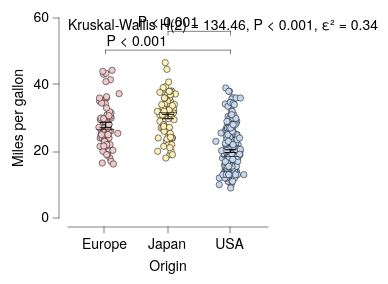

Vega-Lite specification for this chart:
### Vega-Lite specification from a JSON file in a GitHub repository (floating-point values rounded to 4 significant figures; data arrays with more than 128 entries replaced by an {"elided": "..."} marker saying what was removed)
{"background": null, "config": {"arc": {"fill": "#DBDBDB", "fillOpacity": 1.0, "innerRadius": 25.0, "padAngle": 0.03, "stroke": "black", "strokeOpacity": 1, "strokeWidth": 0.25}, "area": {"fill": "#DBDBDB", "fillOpacity": 1.0, "stroke": "black", "strokeOpacity": 1, "strokeWidth": 0.25}, "axis": {"domain": true, "domainCap": "round", "domainColor": "black", "domainWidth": 0.25, "grid": false, "gridCap": "round", "gridColor": "#F1F1F1", "gridDash": [0, 0], "gridOpacity": 1.0, "gridWidth": 0.25, "labelColor": "black", "labelFont": "HelveticaNeue", "labelFontSize": 7, "labelFontStyle": "normal", "labelFontWeight": 400, "offset": 4.5, "ticks": true, "tickCap": "round", "tickColor": "black", "tickSize": 3, "tickWidth": 0.25, "titleColor": "black", "titleFont": "HelveticaNeue", "titleFontSize": 7, "titleFontStyle": "normal", "titleFontWeight": 400}, "axisX": {"domain": true, "labelAlign": "center", "labelAngle": 0, "labels": true, "ticks": true, "translate": 0}, "axisY": {"domain": true, "labelAlign": "right", "labelAngle": 0, "labels": true, "ticks": true, "translate": 0}, "axisRight": {"domain": true, "labelAlign": "left", "labelAngle": 0, "labels": true, "ticks": true, "translate": 0}, "axisTop": {"domain": true, "labelAlign": "center", "labelAngle": 0, "labels": true, "ticks": true, "translate": 0}, "bar": {"fill": "#DBDBDB", "fillOpacity": 1.0, "stroke": "black", "strokeOpacity": 1, "strokeWidth": 0.25}, "boxplot": {"size": 9.0, "ticks": {"cornerRadius": 0.25, "fill": "black", "size": 4.5, "thickness": 0.25}, "box": {"fillOpacity": 1.0, "stroke": "black", "strokeOpacity": 1, "strokeWidth": 0.25}, "median": {"fill": "black", "fillOpacity": 1.0, "size": 9.0, "thickness": 0.25}, "rule": {"fill": "black", "fillOpacity": 1.0, "size": 10.0, "stroke": "black", "strokeDash": [0, 0], "strokeOpacity": 1, "strokeWidth": 0.25}, "outliers": {"color": "black", "fill": "black", "fillOpacity": 1.0, "size": 0, "stroke": "black", "strokeOpacity": 1, "strokeWidth": 0.25}}, "circle": {"fill": "black", "fillOpacity": 1.0, "size": 0.5, "stroke": "black", "strokeOpacity": 1, "strokeWidth": 0.25}, "errorband": {"band": {"fillOpacity": 0.6, "stroke": null, "strokeWidth": 0.25, "strokeOpacity": 1}, "borders": {"opacity": 0, "strokeOpacity": 0.25, "strokeWidth": 1}}, "errorbar": {"opacity": 1, "rule": {"strokeDash": [0, 0], "strokeWidth": 0.5}, "ticks": {"color": "black", "cornerRadius": 0.25, "opacity": 1, "size": 6.0, "thickness": 0.5}, "thickness": 0.5}, "font": "HelveticaNeue", "geoshape": {"fill": "#DBDBDB", "fillOpacity": 1.0, "stroke": "black", "strokeOpacity": 1, "strokeWidth": 0.25}, "header": {"labelColor": "black", "labelFont": "HelveticaNeue", "labelFontSize": 7, "labelFontStyle": "normal", "labelFontWeight": 400, "titleColor": "black", "titleFont": "HelveticaNeue", "titleFontSize": 7, "titleFontStyle": "normal", "titleFontWeight": 400, "titlePadding": 0}, "legend": {"disable": false, "offset": 4.5, "gradientLength": 50.0, "gradientThickness": 5.0, "gradientOpacity": 1.0, "gradientStrokeColor": "black", "gradientStrokeWidth": 0.25, "labelColor": "black", "labelFont": "HelveticaNeue", "labelFontSize": 7, "labelFontStyle": "normal", "labelFontWeight": 400, "strokeColor": "black", "strokeWidth": 0, "symbolSize": 42, "symbolStrokeColor": "black", "symbolStrokeWidth": 0.25, "titleColor": "black", "titleFont": "HelveticaNeue", "titleFontSize": 7, "titleFontStyle": "normal", "titleFontWeight": 400}, "line": {"color": "black", "stroke": "black", "strokeCap": "round", "strokeDash": [0, 0], "strokeOpacity": 1, "strokeWidth": 0.375}, "point": {"filled": true, "fill": "#DBDBDB", "fillOpacity": 1.0, "size": 5.0, "stroke": "black", "strokeOpacity": 1, "strokeWidth": 0.25}, "range": {"category": ["#C6D9F1", "#F1C9CB", "#FEF0B9", "#CEE37A", "#7AA8E0", "#E589A3", "#FDDD5D", "#68B961", "#4177B1", "#C35082", "#E5C227", "#438156"], "diverging": {"scheme": ["#C35082", "#CE6D94", "#D989A7", "#E2A4BA", "#EABFCE", "#F1DBE2", "#F6F6F6", "#D7E0EB", "#B9CBE0", "#9BB6D5", "#7DA1C9", "#5F8CBD", "#4177B1"]}, "heatmap": {"scheme": ["#DFE9F7", "#C6D9F1", "#ADC8EC", "#94B8E6", "#7AA8E0", "#6097DA", "#4D87CA", "#4177B1", "#386898", "#2F597F", "#264A69", "#1D3A58"]}, "ordinal": {"scheme": ["#F1F1F1", "#DBDBDB", "#C6C6C6", "#B2B2B2", "#9D9D9D", "#898989", "#767676", "#636363", "#515151", "#404040", "#2F2F2F", "#1F1F1F"]}, "ramp": {"scheme": ["#DFE9F7", "#C6D9F1", "#ADC8EC", "#94B8E6", "#7AA8E0", "#6097DA", "#4D87CA", "#4177B1", "#386898", "#2F597F", "#264A69", "#1D3A58"]}}, "rule": {"color": "black", "stroke": "black", "strokeCap": "round", "strokeDash": [2, 2], "strokeOpacity": 1, "strokeWidth": 0.25}, "scale": {"bandPaddingInner": 0.1, "bandPaddingOuter": 0.1, "round": false}, "rect": {"fill": "#DBDBDB", "fillOpacity": 1.0, "stroke": "black", "strokeOpacity": 1, "strokeWidth": 0.25}, "square": {"fill": "#DBDBDB", "fillOpacity": 1.0, "size": 10.0, "stroke": "black", "strokeOpacity": 1, "strokeWidth": 0.25}, "text": {"color": "black", "font": "HelveticaNeue", "fontSize": 7, "fontStyle": "normal", "fontWeight": 400}, "title": {"anchor": "middle", "frame": "group", "color": "black", "font": "HelveticaNeue", "fontSize": 7, "fontStyle": "normal", "fontWeight": 400, "subtitleColor": "black", "subtitleFont": "HelveticaNeue", "subtitleFontSize": "HelveticaNeue", "subtitleFontStyle": "normal", "subtitleFontWeight": 400}, "view": {"continuousWidth": 100, "continuousHeight": 100, "discreteWidth": 100, "discreteHeight": 100, "fill": null, "stroke": null, "strokeWidth": 0.25}}, "layer": [{"data": {"name": "data-5a85ede2053d4aec77293cfb476ae07b"}, "mark": {"type": "circle", "opacity": 1.0, "size": 10.0}, "encoding": {"color": {"field": "Origin", "legend": null, "sort": ["USA", "Europe", "Japan"], "title": null, "type": "nominal"}, "x": {"axis": {}, "field": "Origin", "sort": ["USA", "Europe", "Japan"], "title": "Origin", "type": "nominal"}, "xOffset": {"field": "jitter_x", "scale": {"domain": [-7.33, 7.33], "range": [5.17, 19.83]}, "type": "quantitative"}, "y": {"field": "Miles_per_Gallon", "title": "Miles per gallon", "type": "quantitative"}}}, {"data": {"name": "data-f54b1fb31dc573b7638e45cb2b4c427f"}, "mark": {"type": "errorbar"}, "encoding": {"x": {"axis": {}, "field": "Origin", "sort": ["USA", "Europe", "Japan"], "title": "Origin", "type": "nominal"}, "y": {"field": "__mean", "title": "Miles per gallon", "type": "quantitative"}, "yError": {"field": "__error"}}}, {"data": {"name": "data-5a85ede2053d4aec77293cfb476ae07b"}, "mark": {"type": "boxplot", "box": {"fillOpacity": 0, "strokeOpacity": 0}, "outliers": {"opacity": 0}, "rule": {"strokeOpacity": 0}, "ticks": false}, "encoding": {"x": {"axis": {}, "field": "Origin", "sort": ["USA", "Europe", "Japan"], "title": "Origin", "type": "nominal"}, "y": {"field": "Miles_per_Gallon", "title": "Miles per gallon", "type": "quantitative"}}}, {"layer": [{"data": {"name": "data-679edc1677894b30ad1864269922c358"}, "mark": {"type": "text", "align": "left", "angle": 0, "baseline": "top", "dx": 0, "dy": 0, "fontSize": 7, "opacity": 1.0}, "encoding": {"text": {"field": "__text", "type": "nominal"}, "x": {"value": 0}, "y": {"value": 0}}}, {"layer": [{"data": {"values": [{"x": "USA", "x2": "Europe", "y": 50.36, "__dysonsphere__": 1}]}, "mark": {"type": "rule", "strokeCap": "round", "strokeDash": [0, 0], "strokeWidth": 0.25}, "encoding": {"x": {"field": "x", "type": "nominal"}, "x2": {"field": "x2"}, "y": {"field": "y", "type": "quantitative"}}}, {"data": {"values": [{"x": "USA", "y": 50.36, "y2": 49.23, "__dysonsphere__": 1}]}, "mark": {"type": "rule", "strokeCap": "round", "strokeDash": [0, 0], "strokeWidth": 0.25}, "encoding": {"x": {"field": "x", "type": "nominal"}, "y": {"field": "y", "type": "quantitative"}, "y2": {"field": "y2"}}}, {"data": {"values": [{"x": "Europe", "y": 50.36, "y2": 49.23, "__dysonsphere__": 1}]}, "mark": {"type": "rule", "strokeCap": "round", "strokeDash": [0, 0], "strokeWidth": 0.25}, "encoding": {"x": {"field": "x", "type": "nominal"}, "y": {"field": "y", "type": "quantitative"}, "y2": {"field": "y2"}}}, {"data": {"values": [{"y": 50.36, "label": "P < 0.001", "__dysonsphere__": 1}]}, "mark": {"type": "text", "align": "center", "dy": -4, "fontSize": 7}, "encoding": {"text": {"field": "label", "type": "nominal"}, "x": {"value": 34.38}, "y": {"field": "y", "type": "quantitative"}}}]}, {"layer": [{"data": {"values": [{"x": "USA", "x2": "Japan", "y": 56.0, "__dysonsphere__": 1}]}, "mark": {"type": "rule", "strokeCap": "round", "strokeDash": [0, 0], "strokeWidth": 0.25}, "encoding": {"x": {"field": "x", "type": "nominal"}, "x2": {"field": "x2"}, "y": {"field": "y", "type": "quantitative"}}}, {"data": {"values": [{"x": "USA", "y": 56.0, "y2": 54.87, "__dysonsphere__": 1}]}, "mark": {"type": "rule", "strokeCap": "round", "strokeDash": [0, 0], "strokeWidth": 0.25}, "encoding": {"x": {"field": "x", "type": "nominal"}, "y": {"field": "y", "type": "quantitative"}, "y2": {"field": "y2"}}}, {"data": {"values": [{"x": "Japan", "y": 56.0, "y2": 54.87, "__dysonsphere__": 1}]}, "mark": {"type": "rule", "strokeCap": "round", "strokeDash": [0, 0], "strokeWidth": 0.25}, "encoding": {"x": {"field": "x", "type": "nominal"}, "y": {"field": "y", "type": "quantitative"}, "y2": {"field": "y2"}}}, {"data": {"values": [{"y": 56.0, "label": "P < 0.001", "__dysonsphere__": 1}]}, "mark": {"type": "text", "align": "center", "dy": -4, "fontSize": 7}, "encoding": {"text": {"field": "label", "type": "nominal"}, "x": {"value": 50.0}, "y": {"field": "y", "type": "quantitative"}}}]}], "name": "__dysonsphere_7f31558d4d7656ba_5"}], "$schema": "https://vega.github.io/schema/vega-lite/v6.4.1.json", "datasets": {"data-5a85ede2053d4aec77293cfb476ae07b": {"elided": "398 records"}, "data-f54b1fb31dc573b7638e45cb2b4c427f": [{"Origin": "Japan", "__mean": 30.45, "__error": 0.6852, "__dysonsphere__": 1}, {"Origin": "USA", "__mean": 20.08, "__error": 0.4058, "__dysonsphere__": 1}, {"Origin": "Europe", "__mean": 27.89, "__error": 0.8037, "__dysonsphere__": 1}], "data-679edc1677894b30ad1864269922c358": [{"__text": "Kruskal-Wallis H(2) = 134.46, P < 0.001, ε² = 0.34", "__dysonsphere__": 1}]}}
